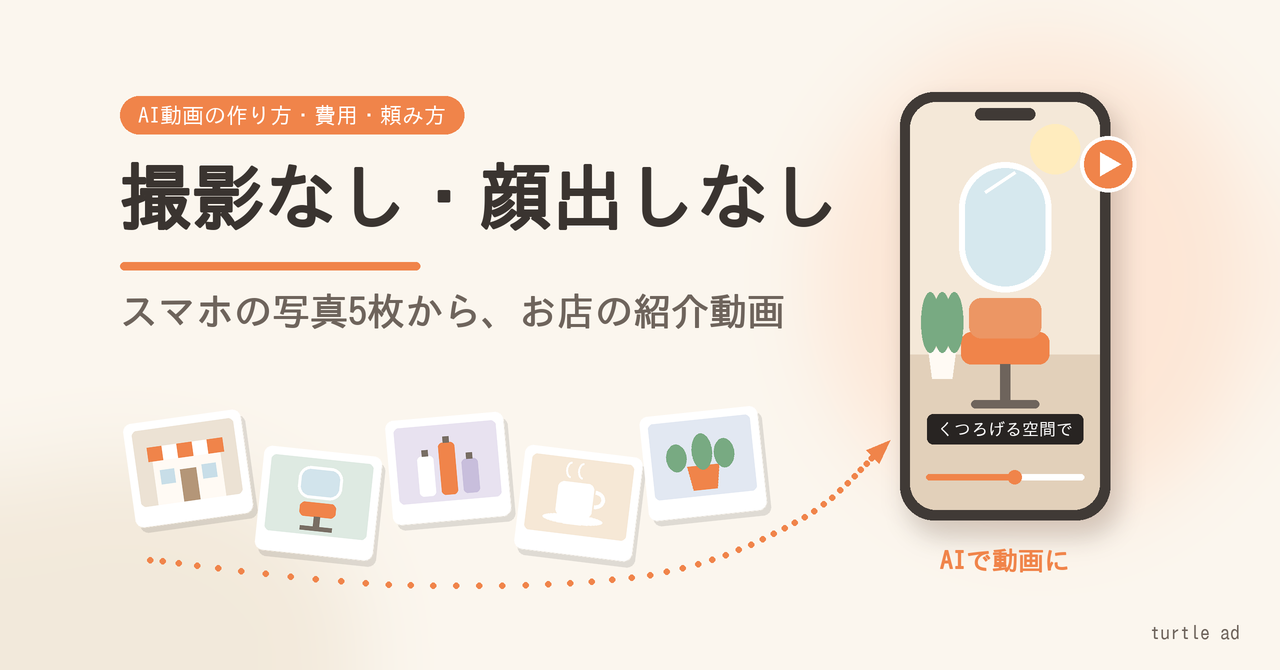

This figure's Python source:
from PIL import Image, ImageDraw, ImageFont, ImageFilter
S=2; W,H=1280*S,670*S
BG=(251,246,238); INK=(58,52,48); SUB=(110,100,92); ACC=(240,132,74); ACCL=(253,226,207)
SOFT=[(236,226,212),(222,234,226),(232,226,240),(246,232,214),(226,232,242)]
F="/usr/share/fonts/opentype/ipafont-gothic/ipag.ttf"
def f(px): return ImageFont.truetype(F,int(px*S))
def s(*v): return [int(x*S) for x in v]
img=Image.new("RGB",(W,H),BG); d=ImageDraw.Draw(img)
# soft background blobs
for box,col in [((820,40,1260,520),ACCL),((-120,460,360,820),(240,230,214))]:
    m=Image.new("L",(W,H),0); ImageDraw.Draw(m).ellipse(s(*box),fill=200)
    m=m.filter(ImageFilter.GaussianBlur(40*S)); img.paste(Image.new("RGB",(W,H),col),(0,0),m)
d=ImageDraw.Draw(img)

# ---- text ----
X=120
lbl="AI動画の作り方・費用・頼み方"; ft=f(22)
tw=d.textlength(lbl,font=ft)
d.rounded_rectangle(s(X,96,X+tw/S+36,134),radius=19*S,fill=ACC)
d.text((s(X+18)[0],s(115)[0]),lbl,font=ft,fill="white",anchor="lm")
big="撮影なし・顔出しなし"; fb=f(72)
d.text(s(X,160),big,font=fb,fill=INK,stroke_width=int(1.6*S),stroke_fill=INK)
# accent underline
d.rounded_rectangle(s(X,262,X+300,270),radius=4*S,fill=ACC)
mid="スマホの写真5枚から、お店の紹介動画"; fm=f(38)
d.text(s(X,292),mid,font=fm,fill=SUB,stroke_width=int(0.6*S),stroke_fill=SUB)

# ---- photo cards ----
def card(cx,cy,ang,kind,col):
    cw,ch=118,104
    c=Image.new("RGBA",(int((cw+20)*S),int((ch+20)*S)),(0,0,0,0)); cd=ImageDraw.Draw(c)
    cd.rounded_rectangle(s(12,14,cw+12,ch+14),radius=8*S,fill=(0,0,0,28))
    cd.rounded_rectangle(s(8,8,cw+8,ch+8),radius=8*S,fill="white")
    x0,y0,x1,y1=16,16,cw,ch-12
    cd.rounded_rectangle(s(x0,y0,x1,y1),radius=5*S,fill=col)
    mx=(x0+x1)/2
    if kind=="shop":
        cd.rectangle(s(mx-34,y0+30,mx+34,y1),fill=(255,250,244))
        for i in range(5):
            cd.polygon(s(mx-38+i*15.2,y0+18,mx-38+(i+1)*15.2,y0+18,mx-38+(i+1)*15.2,y0+32,mx-38+i*15.2,y0+32),fill=ACC if i%2==0 else (255,255,255))
        cd.rectangle(s(mx-8,y0+44,mx+8,y1),fill=(180,150,120))
        cd.rectangle(s(mx-28,y0+42,mx-14,y0+56),fill=(200,222,232)); cd.rectangle(s(mx+14,y0+42,mx+28,y0+56),fill=(200,222,232))
    elif kind=="chair":
        cd.rounded_rectangle(s(mx-22,y0+8,mx+22,y0+40),radius=12*S,fill=(210,228,236),outline=(255,255,255),width=3*S)
        cd.rounded_rectangle(s(mx-18,y0+44,mx+18,y0+58),radius=5*S,fill=ACC)
        cd.rectangle(s(mx-3,y0+58,mx+3,y1-6),fill=(120,110,100)); cd.rectangle(s(mx-16,y1-8,mx+16,y1-4),fill=(120,110,100))
    elif kind=="bottles":
        for i,(hh,cc) in enumerate([(40,(255,255,255)),(52,ACC),(34,(200,190,220))]):
            bx=mx-30+i*22
            cd.rounded_rectangle(s(bx,y1-6-hh,bx+16,y1-6),radius=4*S,fill=cc)
            cd.rectangle(s(bx+5,y1-12-hh,bx+11,y1-6-hh),fill=(120,110,100))
    elif kind=="cup":
        cd.rounded_rectangle(s(mx-22,y0+24,mx+14,y0+58),radius=6*S,fill="white")
        cd.arc(s(mx+6,y0+30,mx+26,y0+48),-90,90,fill="white",width=4*S)
        cd.ellipse(s(mx-34,y0+56,mx+26,y0+66),fill=(255,255,255))
        for k in (-12,0): cd.arc(s(mx+k-4,y0+4,mx+k+6,y0+20),90,270,fill=(255,255,255),width=2*S)
    elif kind=="plant":
        cd.polygon(s(mx-16,y1-30,mx+16,y1-30,mx+12,y1-6,mx-12,y1-6),fill=ACC)
        for a,b in [(-26,-10),(0,-6),(22,-12)]:
            cd.ellipse(s(mx+a-10,y0+14+abs(a)/3,mx+a+10,y0+50),fill=(120,170,130))
    c=c.rotate(ang,resample=Image.BICUBIC,expand=True)
    img.paste(c,(int(cx*S-c.width/2),int(cy*S-c.height/2)),c)
cards=[(190,470,8,"shop"),(320,505,-6,"chair"),(450,470,5,"bottles"),(580,505,-7,"cup"),(705,465,6,"plant")]
# dotted flow line
import math
pts=[(150,560),(400,585),(650,575),(800,520),(880,450)]
def bez(t):
    # simple catmull through pts
    n=len(pts)-1; i=min(int(t*n),n-1); u=t*n-i
    p0=pts[max(i-1,0)];p1=pts[i];p2=pts[i+1];p3=pts[min(i+2,n)]
    return tuple(0.5*((2*p1[k])+(-p0[k]+p2[k])*u+(2*p0[k]-5*p1[k]+4*p2[k]-p3[k])*u*u+(-p0[k]+3*p1[k]-3*p2[k]+p3[k])*u**3) for k in (0,1))
for j in range(46):
    x,y=bez(j/46); d.ellipse(s(x-3,y-3,x+3,y+3),fill=ACC)
# arrow head toward phone
ax,ay=bez(1.0); bx,by=bez(0.97); a=math.atan2(ay-by,ax-bx)
tip=(ax+14*math.cos(a),ay+14*math.sin(a))
l=(ax+14*math.cos(a+2.4),ay+14*math.sin(a+2.4)); r=(ax+14*math.cos(a-2.4),ay+14*math.sin(a-2.4))
d.polygon(s(*tip,*l,*r),fill=ACC)
for i,(cx,cy,ang,k) in enumerate(cards): card(cx,cy,ang,k,SOFT[i])

# ---- phone ----
px0,py0,px1,py1=900,92,1110,520
sh=Image.new("RGBA",(W,H),(0,0,0,0)); sd=ImageDraw.Draw(sh)
sd.rounded_rectangle(s(px0+8,py0+14,px1+8,py1+14),radius=34*S,fill=(90,60,40,60))
sh=sh.filter(ImageFilter.GaussianBlur(12*S)); img.paste(sh,(0,0),sh); d=ImageDraw.Draw(img)
d.rounded_rectangle(s(px0,py0,px1,py1),radius=34*S,fill=(64,58,54))
sx0,sy0,sx1,sy1=px0+10,py0+10,px1-10,py1-10
scr=Image.new("RGB",s(sx1-sx0,sy1-sy0),(246,236,224)); q=ImageDraw.Draw(scr)
sw,shh=sx1-sx0,sy1-sy0
def t(*v): return [int(x*S) for x in v]
# salon scene (no people)
q.rectangle(t(0,0,sw,shh*0.62),fill=(244,232,216))
q.rectangle(t(0,shh*0.62,sw,shh),fill=(226,208,186))
q.rounded_rectangle(t(sw/2-46,60,sw/2+46,190),radius=46*S,fill=(214,232,238),outline="white",width=6*S)
q.line(t(sw/2-20,90,sw/2+10,70),fill="white",width=4*S)
q.rounded_rectangle(t(sw/2-44,230,sw/2+44,262),radius=10*S,fill=ACC)
q.rounded_rectangle(t(sw/2-36,196,sw/2+36,236),radius=12*S,fill=(236,150,100))
q.rectangle(t(sw/2-5,262,sw/2+5,300),fill=(110,100,92)); q.rounded_rectangle(t(sw/2-34,298,sw/2+34,306),radius=4*S,fill=(110,100,92))
q.polygon(t(18,shh*0.62-6,46,shh*0.62-6,42,shh*0.62+24,22,shh*0.62+24),fill=(255,250,244))
for a in (-12,0,12): q.ellipse(t(32+a-9,190,32+a+9,shh*0.62-2),fill=(120,170,130))
q.ellipse(t(sw-70,22,sw-20,72),fill=(255,236,190))
# subtitle
cap="くつろげる空間で"; fc=f(17)
cw_=q.textlength(cap,font=fc)/S
q.rounded_rectangle(t(sw/2-cw_/2-10,shh-96,sw/2+cw_/2+10,shh-66),radius=6*S,fill=(40,36,34))
q.text(t(sw/2,shh-81),cap,font=fc,fill="white",anchor="mm")
# progress bar + play
q.rounded_rectangle(t(16,shh-36,sw-16,shh-30),radius=3*S,fill=(255,255,255))
q.rounded_rectangle(t(16,shh-36,sw*0.55,shh-30),radius=3*S,fill=ACC)
q.ellipse(t(sw*0.55-7,shh-40,sw*0.55+7,shh-26),fill=ACC)
mask=Image.new("L",scr.size,0); ImageDraw.Draw(mask).rounded_rectangle([0,0,scr.width-1,scr.height-1],radius=26*S,fill=255)
img.paste(scr,s(sx0,sy0),mask); d=ImageDraw.Draw(img)
d.rounded_rectangle(s((px0+px1)/2-30,py0+16,(px0+px1)/2+30,py0+28),radius=6*S,fill=(64,58,54))
# play badge
d.ellipse(s(px1-30,py0+44,px1+26,py0+100),fill=ACC,outline="white",width=4*S)
cx,cy=px1-2,py0+72; d.polygon(s(cx-8,cy-12,cx-8,cy+12,cx+13,cy),fill="white")
# label under phone
d.text(s((px0+px1)/2,py1+40),"AIで動画に",font=f(26),fill=ACC,anchor="mm",stroke_width=int(0.8*S),stroke_fill=ACC)
# logo
d.text(s(1240,640),"turtle ad",font=f(20),fill=SUB,anchor="rs")
img=img.resize((1280,670),Image.LANCZOS)
img.save("/home/user/turtlead-reels/img/note/note_header_20261123_ai_video.png")
